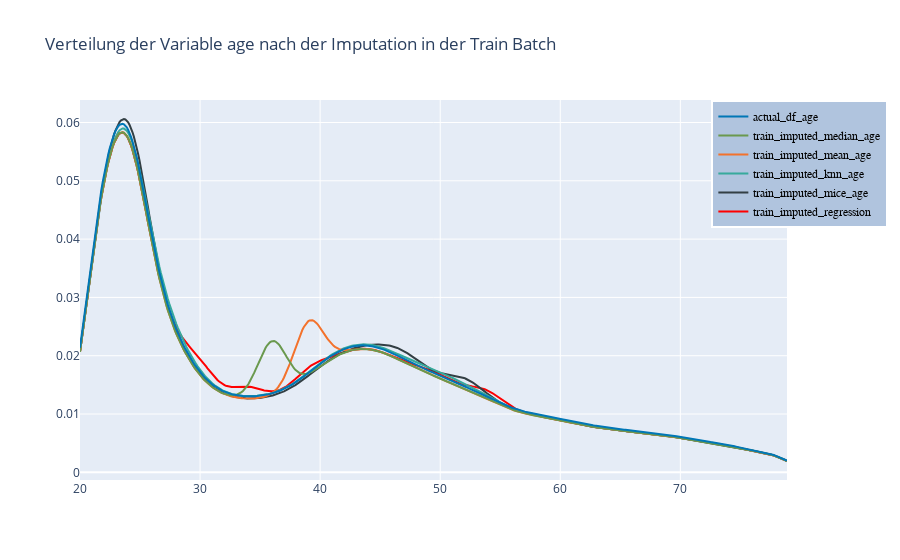

Notebook code cell kept with this figure:
### Markdown cell above
#### Visualisierung der Imputationsverfahren in der Train Batch

### Code cell
# Datensätze erstellen
hist_data_train = [np.array(X_train_df_regression['age'], dtype=np.int64), np.array(X_train_df_mice['age'], dtype=np.int64), np.array(X_train_df_knn['age'], dtype=np.int64), np.array(X_train_mean['age'], dtype=np.int64), np.array(X_train_median['age'], dtype=np.int64), np.array(X_train_original_age['age'], dtype=np.int64)]

# Gruppennamen und Farben festlegen
group_labels = ['train_imputed_regression', 'train_imputed_mice_age','train_imputed_knn_age','train_imputed_mean_age', 'train_imputed_median_age', 'actual_df_age']
colors = ['red','#333F44', '#37AA9C', '#f3722c', '#6a994e', '#0077b6']

# Erstellen des Histogrammes 
fig = ff.create_distplot(hist_data_train, group_labels, show_hist=False, colors=colors, rug_text=None, show_rug=False)
fig.update_layout(legend=dict(x=0.893,y=1,traceorder="reversed",title_font_family="Times New Roman",font=dict(family="Courier",size=12,color="black"),bgcolor="LightSteelBlue",bordercolor="#fff",borderwidth=2))

# Titel hinzufügen
fig.update_layout(title_text='Verteilung der Variable age nach der Imputation in der Train Batch')

# Plot anzeigen
fig.show()

### Figure 1 — Plotly figure (JSON) as saved in the notebook; plotly's stock layout.template omitted (floating-point values rounded to 4 significant figures; data arrays with more than 128 entries replaced by an {"elided": "..."} marker saying what was removed)
{"data": [{"legendgroup": "train_imputed_regression", "marker": {"color": "red"}, "mode": "lines", "name": "train_imputed_regression", "showlegend": true, "type": "scatter", "x": {"elided": "500 float values"}, "xaxis": "x", "y": {"elided": "500 float values"}, "yaxis": "y"}, {"legendgroup": "train_imputed_mice_age", "marker": {"color": "#333F44"}, "mode": "lines", "name": "train_imputed_mice_age", "showlegend": true, "type": "scatter", "x": {"elided": "500 float values"}, "xaxis": "x", "y": {"elided": "500 float values"}, "yaxis": "y"}, {"legendgroup": "train_imputed_knn_age", "marker": {"color": "#37AA9C"}, "mode": "lines", "name": "train_imputed_knn_age", "showlegend": true, "type": "scatter", "x": {"elided": "500 float values"}, "xaxis": "x", "y": {"elided": "500 float values"}, "yaxis": "y"}, {"legendgroup": "train_imputed_mean_age", "marker": {"color": "#f3722c"}, "mode": "lines", "name": "train_imputed_mean_age", "showlegend": true, "type": "scatter", "x": {"elided": "500 float values"}, "xaxis": "x", "y": {"elided": "500 float values"}, "yaxis": "y"}, {"legendgroup": "train_imputed_median_age", "marker": {"color": "#6a994e"}, "mode": "lines", "name": "train_imputed_median_age", "showlegend": true, "type": "scatter", "x": {"elided": "500 float values"}, "xaxis": "x", "y": {"elided": "500 float values"}, "yaxis": "y"}, {"legendgroup": "actual_df_age", "marker": {"color": "#0077b6"}, "mode": "lines", "name": "actual_df_age", "showlegend": true, "type": "scatter", "x": {"elided": "500 float values"}, "xaxis": "x", "y": {"elided": "500 float values"}, "yaxis": "y"}], "layout": {"barmode": "overlay", "hovermode": "closest", "legend": {"bgcolor": "LightSteelBlue", "bordercolor": "#fff", "borderwidth": 2, "font": {"color": "black", "family": "Courier", "size": 12}, "title": {"font": {"family": "Times New Roman"}}, "traceorder": "reversed", "x": 0.893, "y": 1}, "title": {"text": "Verteilung der Variable age nach der Imputation in der Train Batch"}, "xaxis": {"anchor": "y2", "domain": [0, 1], "zeroline": false}, "yaxis": {"anchor": "free", "domain": [0, 1], "position": 0}}}
